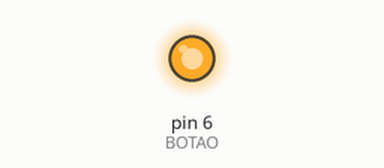
Simulated run of this sketch. Board: Arduino Uno, built with avr-gcc and run on an emulated ATmega328P. Parts: output pins drawn as LEDs (lit = HIGH). At 0.0 s the program stops and its outputs stay as they are.

Above: at 0.1 s.
Timing chart, 0 to 1.5 s (numbered marks = the images above):
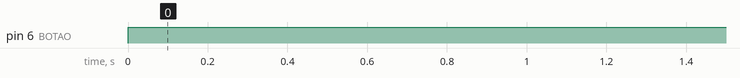

Measured:
- by itself, pin 6 (BOTAO): LOW → HIGH at 0.00 s

The sketch:

Aula4.ino
```cpp
# define LED PD7
# define BOTAO PD6

int main(){

  DDRD = 0b1000000;
  PORTD |= (1 << BOTAO);

  while(1){
    if(!(PIND & (1 << BOTAO))) {
      PORTD |= (1 << LED);
    } else {
      PORTD &= ~(1 << LED);
    }

  }

}
```
